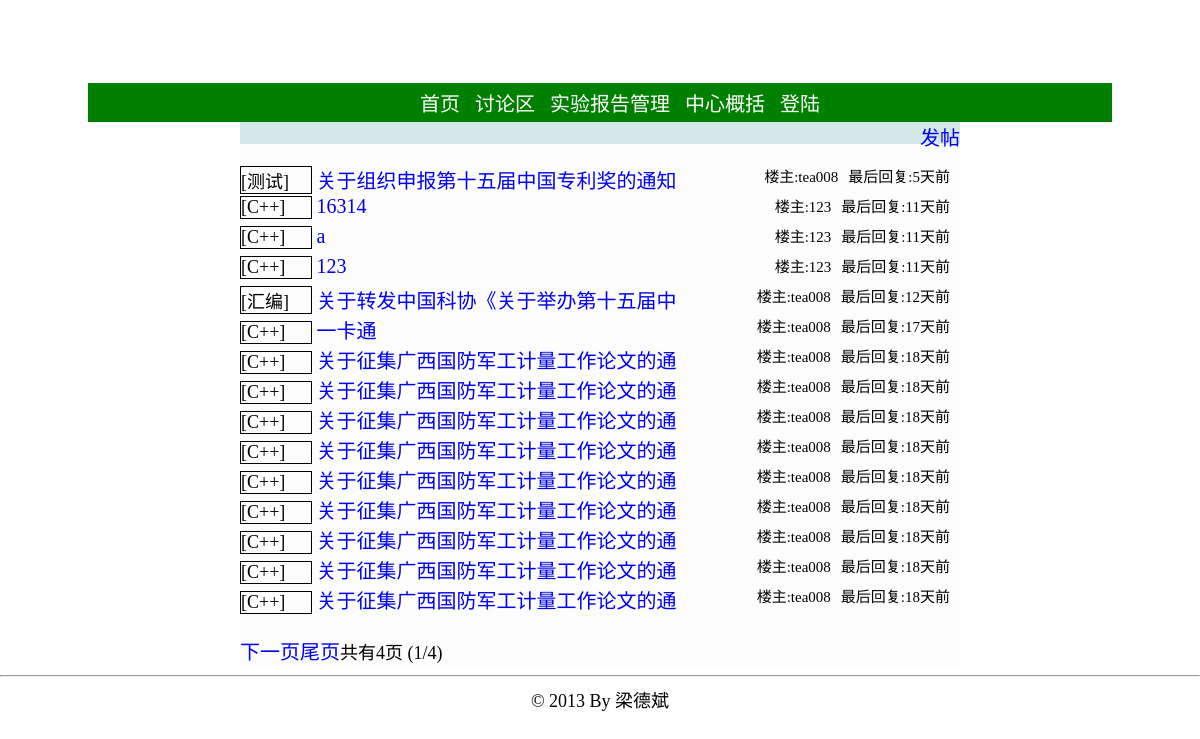
The app's page /bbs.php with its own data.
### tables this page shows
CREATE TABLE `topic` (
  `post_id` int(11) NOT NULL AUTO_INCREMENT,
  `sort` varchar(4) DEFAULT NULL,
  `title` varchar(80) NOT NULL,
  `author` varchar(12) DEFAULT NULL,
  `body` varchar(1000) NOT NULL,
  `post_time` datetime DEFAULT NULL,
  `last_floor` int(11) DEFAULT NULL,
  `last_reply_time` datetime DEFAULT NULL,
  `visible` tinyint(4) DEFAULT NULL,
  `enable_post` tinyint(4) DEFAULT NULL,
  `top` tinyint(4) DEFAULT NULL,
  PRIMARY KEY (`post_id`)
);

CREATE TABLE `sort` (
  `id` int(11) NOT NULL AUTO_INCREMENT,
  `name` varchar(10) DEFAULT NULL,
  PRIMARY KEY (`id`)
);

### bbs.php (the view, shortened to what this page needs)
<!DOCTYPE html PUBLIC "-//W3C//DTD XHTML 1.0 Transitional//EN" "http://www.w3.org/TR/xhtml1/DTD/xhtml1-transitional.dtd">
<html>
<head>
<link rel="stylesheet" type="text/css" href="./static/css/global.css"></link>
</head>
<?php
include './config.php';
$now = date ( "Y-m-d G:i:s" );
?>
<div style="background-image:url(./static/image/topback.jpg);width:1024px;height:80px;margin-left: auto; margin-right: auto;"></div>
<div class="sep3"></div>
<div class="nav">
	<ul class="nav_mid" >
		<li><a href="./index.php" class="font_white">首页</a></li>
		<li><a href="./bbs.php" class="font_white">讨论区</a></li>
		<li><a href="./report.php" class="font_white">实验报告管理</a></li>
			<li><a href="./about_center.php" class="font_white">中心概括</a></li>
			<?php
			if (! isset ( $_SESSION ['user'] ) || NULL == $_SESSION ['user']) {
				echo "<li><a href='./login.php' class='font_white'>登陆</a></li>";
			} else {
				echo "<li><a href='./login.php?action=logout' class='font_white'>退出</a></li>";
			}
			?>
		</ul>
</div>
<div id='topMain'>
<?php
if (isset ( $_REQUEST ['topic'] )) {
	echo "<span style='height:30px;'>";
	echo "<a href=./bbs.php style=''>首页</a>";
	echo "</span>";
	$post_id = $_REQUEST ['topic'];
	$queryStr = sprintf ( "select  *  from topic,sort where post_id='%s' and topic.sort=sort.id", $post_id );
	$result = mysql_query ( $queryStr, $conn ) or die ( "查询失败:" . mysql_error () );
	if ($rel = mysql_fetch_array ( $result )) {
		echo "<span>>{$rel['name']}</span><br />";
		echo "<span class=post_title>{$rel['title']}</span>";
		echo "<br /><span style='font-size:16px;'>By {$rel['author']}</span>";
		echo "<span style='margin-left:50px;'>发表时间:{$rel['post_time']}<span>";
		echo '<hr />';
		echo '<div class=sep10></div>';
		echo '<pre style="width:720px;">';
		echo htmlspecialchars(stripslashes($rel ['body']));
		echo '</pre>';
		echo '<hr />';
		$page_size = 10;
		$reply_page = isset ( $_REQUEST ['reply_page'] )?intval($_REQUEST ['reply_page']):1;
		$queryStr = sprintf ( "select  count(reply_id)  from reply where post_id='%s'", $post_id );
		$result2 = mysql_query ( $queryStr, $conn ) or die ( "查询失败:" . mysql_error () );
		$rel2 = mysql_fetch_array ( $result2 );
		$numrows = $rel2 [0];
		$reply_pages = intval ( $numrows / $page_size );
		if ($numrows % $page_size) {
			$reply_pages ++;
		}
		$prev = $reply_page - 1;
		$next = $reply_page + 1;
		$offset = $page_size * ($reply_page - 1);
		$queryStr = sprintf ( "select  *  from reply where post_id='%s'  order by floor asc limit %s,%s", $post_id, $offset, $page_size );
		$result3 = mysql_query ( $queryStr, $conn ) or die ( "查询失败:" . mysql_error () );
		if ($rel3 = mysql_fetch_array ( $result3 )) {
			do {
				echo '<div class=bg_color></div>';
				echo "<div class=author>";
				echo "<span >By {$rel3['author']}&nbsp&nbsp&nbsp&nbsp</span>";
				echo "<span >发表时间:{$rel3['reply_time']}&nbsp&nbsp&nbsp&nbsp<span>";
				echo "<span style='float:right;'>{$rel3['floor']}楼<span>";
				echo "</div>";
				echo "<pre>";
				echo htmlspecialchars(stripslashes($rel3['body']));
				echo "</pre>";
			} while ( $rel3 = mysql_fetch_array ( $result3 ) );
			echo '<br />';
			if ($reply_page > 1) {
				echo "<a href=./bbs.php?topic={$post_id}&reply_page=1>首页</a>";
				echo "<a href=./bbs.php?topic={$post_id}&reply_page={$prev}>上一页</a>";
			}
			if ($reply_page < $reply_pages) {
				echo "<a href=./bbs.php?topic={$post_id}&reply_page={$next}>下一页</a>";
				echo "<a href=./bbs.php?topic={$post_id}&reply_page={$reply_pages}>尾页</a>";
			}
			echo "共有{$reply_pages}页 ({$reply_page}/{$reply_pages})";
		} else {
		}
		echo '<div class=bg_color></div>';
		echo '<br />回复楼主<br />';
		echo "<form method='get' action='./bbs/post_deal.php'>";
		echo "<textarea name=reply_body cols=87 rows=5 style='width:720;height:80;'></textarea>";
		echo '<br />';
		echo "<input type=hidden name=action value=reply_post></input>";
		echo "<input type=hidden name=post_id value={$post_id}></input>";
		echo "<input class=button type=submit value=回帖></input>";
		echo '</form>';
	}
	else {
		echo '<br /><br />帖子不存在';
	}
}
else {
	echo "<span style='float:right;'><a href=./bbs/post.php?action=new_post>发帖</a></span>";
	echo "<div class=bg_color></div>";
	$page_size = 15;
	$page = isset ( $_REQUEST ['page'] )?intval($_REQUEST ['page']):1;
	$queryStr = sprintf ( "select  count(post_id)  from topic" );
	$result = mysql_query ( $queryStr, $conn ) or die ( "查询失败:" . mysql_error () );
	$rel = mysql_fetch_array ( $result );
	$numrows = $rel [0];
	$pages = intval ( $numrows / $page_size );
	if ($numrows % $page_size) {
		$pages ++;
	}
	$next = $page + 1;
	$offset = $page_size * ($page - 1);
	$queryStr = sprintf ( "select  post_id,sort,title,author,post_time,last_reply_time,last_floor,name  from topic,sort where visible='0' and topic.sort=sort.id  order by last_reply_time desc limit %s,%s", $offset, $page_size );
	$result = mysql_query ( $queryStr, $conn ) or die ( "查询失败:" . mysql_error () );
	if ($rel = mysql_fetch_array ( $result )) {
		echo '<br />';
		do {
			echo "<div class=bbs_topic_list>";
			echo "<span class=bbs_topic_list_sort >[{$rel['name']}]</span>";
			echo "<span class='title' >&nbsp<a href=./bbs.php?topic={$rel['post_id']}>";
			echo mb_substr($rel['title'], 0,18,'utf-8');
            echo "</a></span>";
			echo "<span style='float:right;font-size:15px;margin-right:10px'>最后回复:";
            $last_reply =  strtotime($now)-strtotime($rel['last_reply_time']) ;
            if ($last_reply<60)
            {
            	echo $last_reply;
            	echo '秒前';
            }
            else if ($last_reply<3600)
            {
            	echo floor($last_reply/60);
            	echo '分钟前';
            }
            else if ($last_reply<86400)
            {
            	echo floor($last_reply/3600);
            	echo '小时前';
            }
            else
           {
            	echo floor($last_reply/86400);
            	echo '天前';
            }
            echo "</span>";
			echo "<span style='float:right;font-size:15px;margin-right:10px'>楼主:{$rel['author']}</span>";
			echo '</div>';
		} while ( $rel = mysql_fetch_array ( $result ) );
	} else {
		echo '暂时还没有帖子';
	}
	echo '<br />';
	echo "<div style='height:30px;'>";
	if ($page < $pages) {
		echo "<a href=./bbs.php?page={$next}>下一页</a>";
		echo "<a href=./bbs.php?page={$pages}>尾页</a>";
	}
	echo "共有{$pages}页 ({$page}/{$pages})";
	echo "</div>";
}
?>
</div>
<div style="clear: both; text-align: center;">
	<hr />
	© 2013 By 梁德斌
</div>
</html>

### static/css/global.css (style rules this page uses)
#topMain { width: 720px; height: 40px; text-align: left; margin-left: auto; margin-right: auto; margin-bottom: 0px; margin-top: 0px; height:auto; background-color:rgb(253,253,253); }
a { text-decoration:none; }
.sep3 { height: 3px; }
a { font-size:20px; }
.bg_color { height:22px; background-color:rgb(213, 231, 233); }
.nav { margin-left: auto; margin-right: auto; width: 1024px; text-align: center; background-color:green; }
ul { font-size:20px; list-style:none; }
ul.nav_mid { padding-top:5px; padding-bottom:5px; margin:0px; }
.nav_mid li { display:inline; height:inherit; margin:5px; }
.bbs_topic_list { min-height:30px; border-top:1px; border-bottom:1px; }
.bbs_topic_list_sort { display:inline-block; width:70px; border:1px; border-style:solid; }
.font_white { color:white; }

### records on screen
topic: sort.name "测试", title "关于组织申报第十五届中国专利奖的通知", floor($last_reply/86400) "5", author "tea008"
topic: sort.name "C++", title "16314", floor($last_reply/86400) "11", author "123"
topic: sort.name "C++", title "a", floor($last_reply/86400) "11", author "123"
topic: sort.name "C++", title "123", floor($last_reply/86400) "11", author "123"
topic: sort.name "汇编", title "关于转发中国科协《关于举办第十五届中", floor($last_reply/86400) "12", author "tea008"
topic: sort.name "C++", title "一卡通", floor($last_reply/86400) "17", author "tea008"
topic: sort.name "C++", title "关于征集广西国防军工计量工作论文的通", floor($last_reply/86400) "18", author "tea008"
topic: sort.name "C++", title "关于征集广西国防军工计量工作论文的通", floor($last_reply/86400) "18", author "tea008"
topic: sort.name "C++", title "关于征集广西国防军工计量工作论文的通", floor($last_reply/86400) "18", author "tea008"
topic: sort.name "C++", title "关于征集广西国防军工计量工作论文的通", floor($last_reply/86400) "18", author "tea008"
topic: sort.name "C++", title "关于征集广西国防军工计量工作论文的通", floor($last_reply/86400) "18", author "tea008"
topic: sort.name "C++", title "关于征集广西国防军工计量工作论文的通", floor($last_reply/86400) "18", author "tea008"
topic: sort.name "C++", title "关于征集广西国防军工计量工作论文的通", floor($last_reply/86400) "18", author "tea008"
topic: sort.name "C++", title "关于征集广西国防军工计量工作论文的通", floor($last_reply/86400) "18", author "tea008"
topic: sort.name "C++", title "关于征集广西国防军工计量工作论文的通", floor($last_reply/86400) "18", author "tea008"

### other values on screen
$pages "4"
$page "1"
